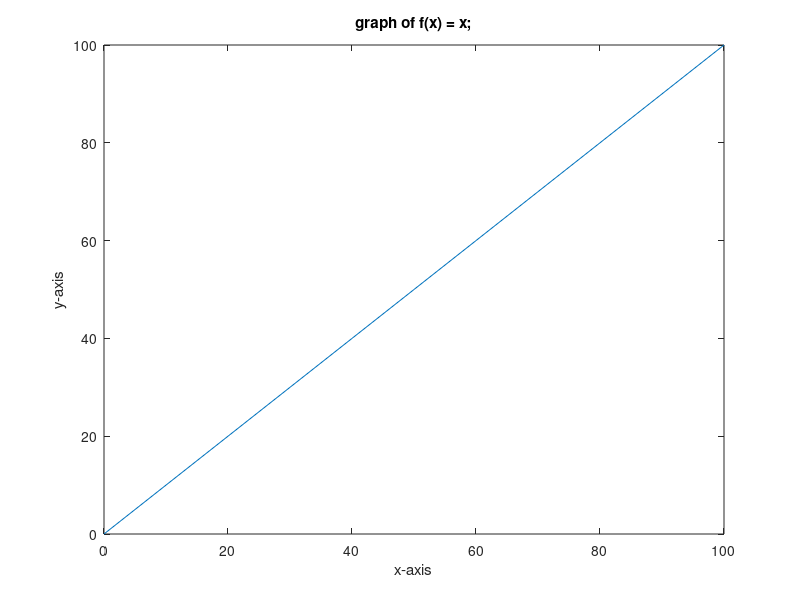
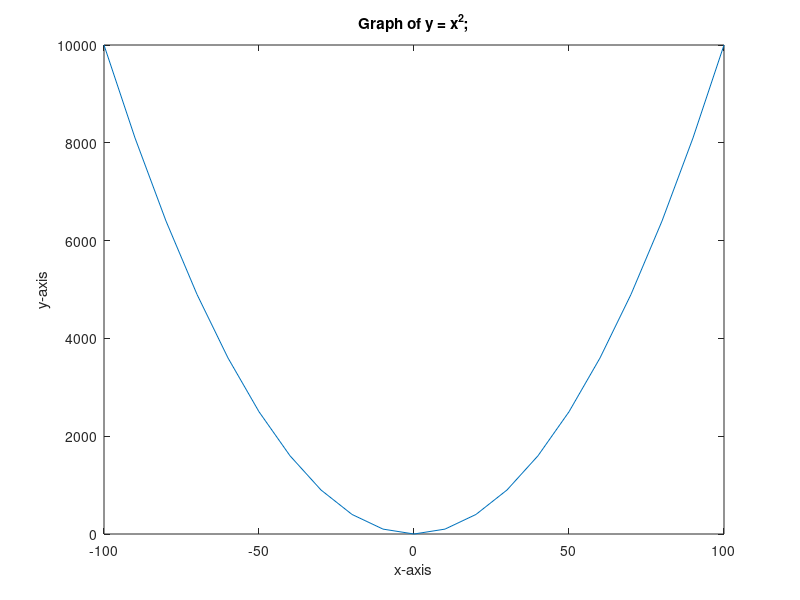
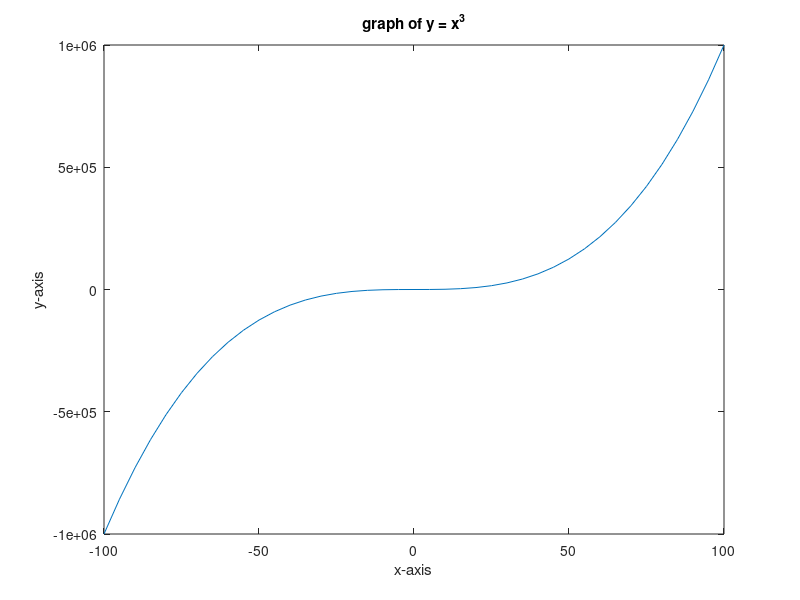
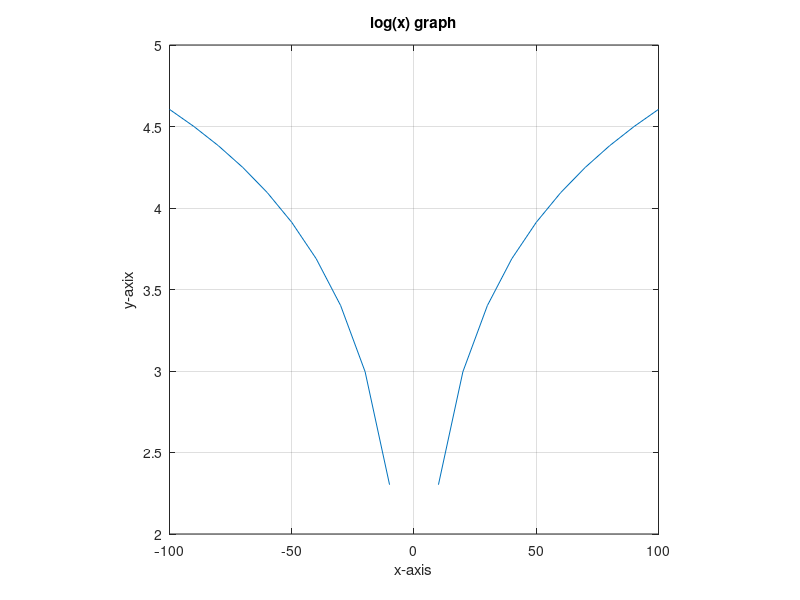

The MATLAB source for these figures, in order:
%{
    A code snippet that demonstrates the plotting
    of graphs in MATLAB
%}

x = [0:10:100];
y = x;
plot(x, y); % graph of y = x;
xlabel('x-axis');
ylabel('y-axis');
title('graph of f(x) = x;');

x = [-100:10:100];
y = x.^2;
figure;
plot(x,y); % graph of y = x^2;
xlabel('x-axis');
ylabel('y-axis');
title('Graph of y = x^2;');

x = [-100:5:100];
y = x.^3;
figure;
plot(x,y); % graph of y = x^3;
xlabel('x-axis');
ylabel('y-axis');
title('graph of y = x^3');

x = [-100:10:100];
y = log(x);
figure;
plot(x, y); % graph of y = log(x);
xlabel('x-axis');
ylabel('y-axix');
title('log(x) graph');
grid on;
axis square;

% graph of y = sin(x);
clear;
x = [0:0.1:10];
y = sin(x);
figure;
plot(x,y), title('sin(x) graph'), xlabel('x-axis'), ylabel('y-axis');
grid on;
axis square;

% graph of sin(x), cos(x), tan(x);

x = [0:0.01:10];
y = sin(x);
z = cos(x);
figure;
plot(x, y, x, z, '--');
legend('sin(x)', 'cos(x)', 'cosec(x)');
grid on;

%{  
    graph for - 
    f(x) = 3x4 + 2x3+ 7x2 + 2x + 9
    g(x) = 5x3 + 9x + 2
%}

x = [-10:0.01:10];
y = 3*x.^4 + 2*x.^3 + 7*x.^2 + 2*x + 9;
z = 5*x.^3 + 9*x + 2;
figure;
plot(x, y, 'r', x, z ,'g');
legend('f(x)', 'g(x)');
xlabel('x-axis'), ylabel('y-axis');
title('Polynomial graphs');

%{
    Setting scales for the graphs
%}
x = [0:0.01:10];
y = sin(x);
z = cos(x);

subplot(1, 2, 1);
plot(x, y);
grid on;
xlabel('x-axis');
ylabel('y-axis');
axis ([0 10 -1 1]);
title('Graph of y = sin(x)');

subplot(1, 2, 2);
plot(x, z);
grid on;
xlabel('x-axis');
ylabel('y-axis');
axis ([0 10 -1 1]);
title('Graph of y = cos(x)');

%{
    Sub-plots
    graph of sin(x), cos(x), tan(x);
%}

x = [0:0.01:10];
y = sin(x);
z = cos(x);
w = tan(x);

figure;

subplot(1, 3, 1);
plot(x, y);
grid on;
title('Graph of y = sin(x)');
xlabel('x-axis');
ylabel('y-axis');

subplot(1, 3, 2);
plot(x, z);
grid on;
title('Graph of y = cos(x)');
xlabel('x-axis');
ylabel('y-axis');

subplot(1, 3, 3);
plot(x, w);
grid on;
title('Graph of y = tan(x)');
xlabel('x-axis');
ylabel('y-axis');
